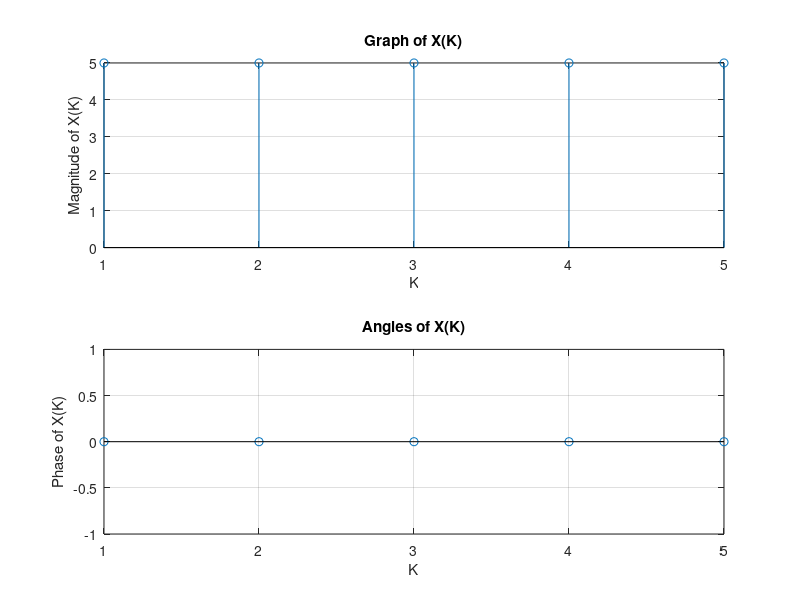

This figure's MATLAB source:
clc;
clear all;
close all;
Xn = input('Enter the sequence x(n) = ');
N = input('Enter the values of N=');
Xk = zeros(N,1);
lx = length(Xn);
Xn = [Xn,zeros(1,(N-lx))];
n = 0:N-1;

for k = 0:N-1
 wn = exp(-j*2*pi*n*k/N);
 Xk(k+1)= wn*Xn';
end;
disp('The DFT of the sequence is')
for k = 0:N-1
 disp(round(Xk(k+1)))
end;

figure;
subplot(2,1,1)
stem(abs(Xk));
grid on;
xlabel('K');
ylabel('Magnitude of X(K)');
title('Graph of X(K)');

subplot(2,1,2);
stem(angle(Xk));
grid on;
xlabel('K');
ylabel('Phase of X(K)');
title('Angles of X(K)');